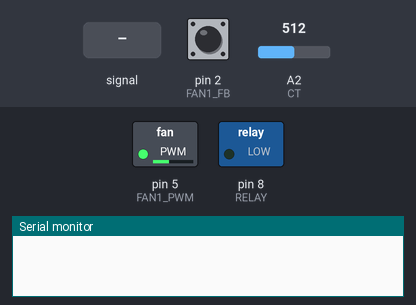
A sketch run on a simulated Arduino Uno, built with avr-gcc and run on an emulated ATmega328P. Shown: switched loads named in the sketch (green lamp = pin HIGH), the last lines printed to the serial monitor. The test bench sets the inputs (shaded band); at power-on: pin 2 (FAN1_FB) HIGH, A2 (CT) = 512.

Above: at 1.2 s.
1.3 s: A2 (CT) fed a 2 Hz sine of ±306 counts around its level
At 3.6 s:
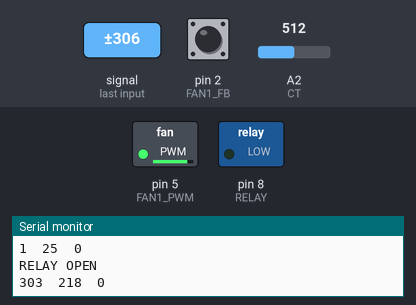
4.3 s: pin 2 (FAN1_FB) pulled LOW for 0.15 s
At 6.1 s:
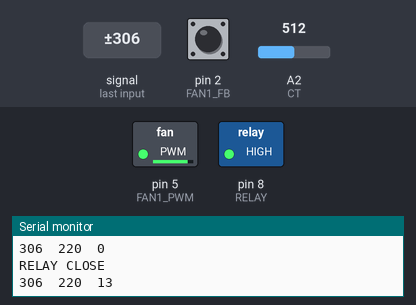
7.4 s: A2 (CT) set to 440
At 8.6 s:
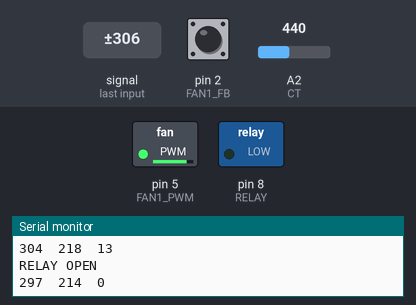
10.4 s: A2 (CT) set to 460
13.4 s: A2 (CT) fed a 200 Hz sine of ±255 counts around its level
At 15.0 s:
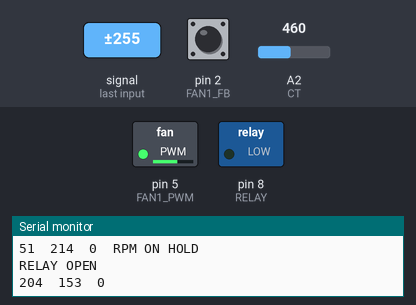
16.4 s: pin 2 (FAN1_FB) pulled LOW for 1 s
At 17.3 s:
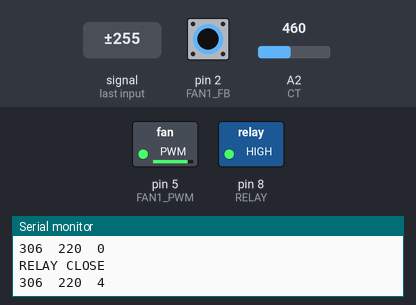
Timing chart, 0 to 21.4 s (numbered marks = the images above; inputs shaded):
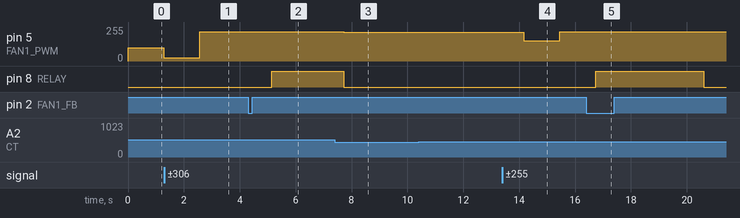

The sketch:

load-bank-fan-controller.ino
```cpp
#include "loadbankfancontroller.h"

void setup() {
  // declare pins that will be used
  gpioInit();
  //activate serial communication
  Serial.begin(115200);
  //Set initial values
  initialValue();
}

void loop() {
  //get current reading
  int current=getCurrent();
  //calculate pwm and decide when to hold
  pwmCalculation(current);
  //reset rpm to zero if no interrupt event
  resetRPM();
  // relay operation
  relayOperation(current);
  //print value to serial
  printValue(current, commandRpm, rpm);
}
```

loadbankfancontroller.h
```cpp
#define FAN1_PWM 5
#define FAN1_FB 2
#define CT A2
#define HOLD_TIME 5000
#define ADC_MID 511
#define RELAY 8

int rpm;
unsigned long lastEvent;
int commandRpm;
int lastCurrent;
bool rpmHoldStatus;
int rpmHoldValue;
unsigned long startHold;
int currentHoldValue;

void readRPM()
{
  unsigned long interruptEvent=millis();
  rpm=60000/(interruptEvent-lastEvent);
  lastEvent=interruptEvent;
}

void gpioInit()
{
  pinMode(FAN1_PWM,OUTPUT);
  pinMode(FAN1_FB,INPUT_PULLUP);
  pinMode(CT, INPUT);
  pinMode(RELAY, OUTPUT);
  //activate interrupt
  attachInterrupt(digitalPinToInterrupt(FAN1_FB),readRPM, FALLING);
}

void initialValue()
{
  lastCurrent=0;
  lastEvent=millis();
  startHold=millis();
  rpm=0;
  commandRpm=100;
  rpmHoldStatus = false;
  analogWrite(FAN1_PWM,commandRpm);
  digitalWrite(RELAY, LOW);
}

void pwmCalculation(int current)
{
//hold the rpm
  if(rpmHoldStatus)
  {
    if((millis()-startHold)>HOLD_TIME)
    {
      rpmHoldStatus=false;
    }
  }
  else
  {
    if(current<(lastCurrent-12))
    {
      rpmHoldStatus=true;
      startHold=millis();
      rpmHoldValue=commandRpm;
      currentHoldValue=current;
    }
  }

  //set rpm value
  if(rpmHoldStatus && current<=currentHoldValue)
  {
    commandRpm=rpmHoldValue;
  }
  else
  {
    switch(current)
    {
      case 0 ... 5:
        commandRpm=25;
        break;
      case 360 ... 512:
        commandRpm=255;
        break;
      default:
        commandRpm=map(current,5,360,25,255);
        break;
    }
  }
  analogWrite(FAN1_PWM,commandRpm);
  //save last current value
  lastCurrent=current;
}

void resetRPM()
{
  if((millis()-lastEvent)>3000)
  {
    rpm=0;
  }
}

void relayOperation(int current)
{
  if((commandRpm!=0 && rpm==0 || current>450))
  {
    digitalWrite(RELAY,LOW);
    Serial.println("RELAY OPEN");
  }
  else
  {
    digitalWrite(RELAY,HIGH);
    Serial.println("RELAY CLOSE");
  }
}

int getCurrent()
{
  int current=0;
  int currentRaw=0;
  int i,j;

  for(j=0;j<60;j++)
  {
    for(i=0;i<200;i++)
    {
      int adc=abs(analogRead(CT)-ADC_MID);
      if(adc>currentRaw)
      {
        currentRaw=adc;
      }
    }
    current+=currentRaw;
  }
  current=current/j;
  return current;
}

void printValue(int current, int commandRpm, int rpm)
{
  Serial.print(current);
  Serial.print("\t");
  Serial.print(commandRpm);
  Serial.print("\t");
  Serial.print(rpm);
  if(rpmHoldStatus)
  {
    Serial.print("\t");
    Serial.print("RPM ON HOLD");
  }
  Serial.print("\n");
}
```

Measured:
- after the input at 1.3 s, pin 5 (FAN1_PWM): 25/255 → 218/255 after 1.3 s, → 220/255 1.3 s later
- after the input at 4.3 s, pin 8 (RELAY): LOW → HIGH after 0.85 s
- after the input at 7.4 s, pin 5 (FAN1_PWM): goes on until 7.7 s, then stays 214/255
- after the input at 13.4 s, pin 5 (FAN1_PWM): 214/255 → 153/255 after 0.77 s, → 220/255 1.3 s later
- after the input at 16.4 s, pin 8 (RELAY): LOW → HIGH after 0.34 s, → LOW 3.9 s later
